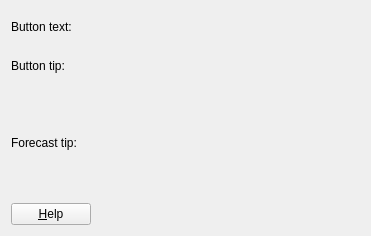
<?xml version="1.0" encoding="UTF-8"?>
<ui version="4.0">
 <class>WIfaceCfgBase</class>
 <widget class="QWidget" name="WIfaceCfgBase">
  <property name="geometry">
   <rect>
    <x>0</x>
    <y>0</y>
    <width>371</width>
    <height>236</height>
   </rect>
  </property>
  <property name="windowTitle">
   <string>Form1</string>
  </property>
  <layout class="QVBoxLayout">
   <property name="margin">
    <number>11</number>
   </property>
   <item>
    <layout class="QHBoxLayout">
     <item>
      <widget class="QLabel" name="TextLabel2">
       <property name="text">
        <string>Button text:</string>
       </property>
       <property name="wordWrap">
        <bool>false</bool>
       </property>
      </widget>
     </item>
     <item>
      <widget class="LineEdit" name="edtText" native="true"/>
     </item>
    </layout>
   </item>
   <item>
    <widget class="QLabel" name="TextLabel3">
     <property name="text">
      <string>Button tip:</string>
     </property>
     <property name="wordWrap">
      <bool>false</bool>
     </property>
    </widget>
   </item>
   <item>
    <widget class="MultiLineEdit" name="edtTip" native="true"/>
   </item>
   <item>
    <widget class="QLabel" name="TextLabel3_2">
     <property name="text">
      <string>Forecast tip:</string>
     </property>
     <property name="wordWrap">
      <bool>false</bool>
     </property>
    </widget>
   </item>
   <item>
    <widget class="MultiLineEdit" name="edtForecastTip" native="true"/>
   </item>
   <item>
    <layout class="QHBoxLayout">
     <item>
      <widget class="QPushButton" name="btnHelp">
       <property name="text">
        <string>&amp;Help</string>
       </property>
      </widget>
     </item>
     <item>
      <spacer>
       <property name="orientation">
        <enum>Qt::Horizontal</enum>
       </property>
       <property name="sizeType">
        <enum>QSizePolicy::Expanding</enum>
       </property>
       <property name="sizeHint" stdset="0">
        <size>
         <width>20</width>
         <height>20</height>
        </size>
       </property>
      </spacer>
     </item>
    </layout>
   </item>
  </layout>
 </widget>
 <customwidgets>
  <customwidget>
   <class>LineEdit</class>
   <extends>QWidget</extends>
   <header>simgui/editfile.h</header>
  </customwidget>
  <customwidget>
   <class>MultiLineEdit</class>
   <extends>QWidget</extends>
   <header>simgui/editfile.h</header>
  </customwidget>
 </customwidgets>
 <resources/>
 <connections/>
</ui>
